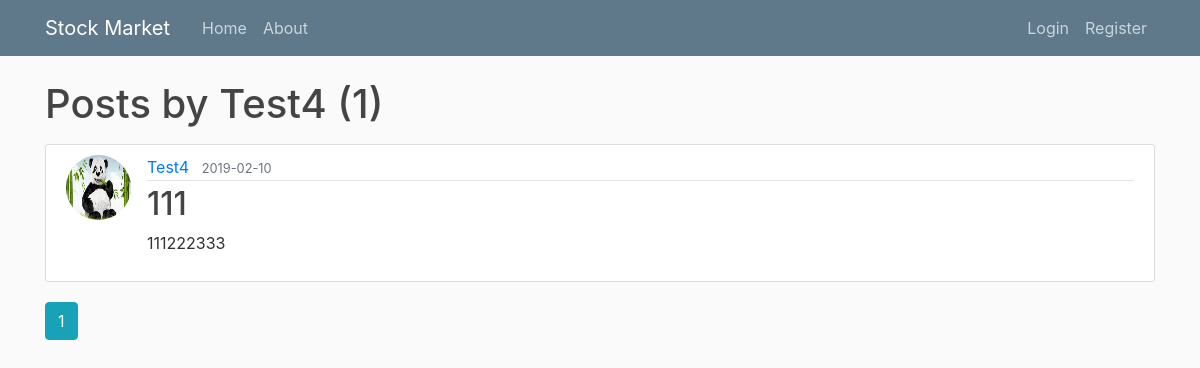
Before: /user/Test4 with the older database file.
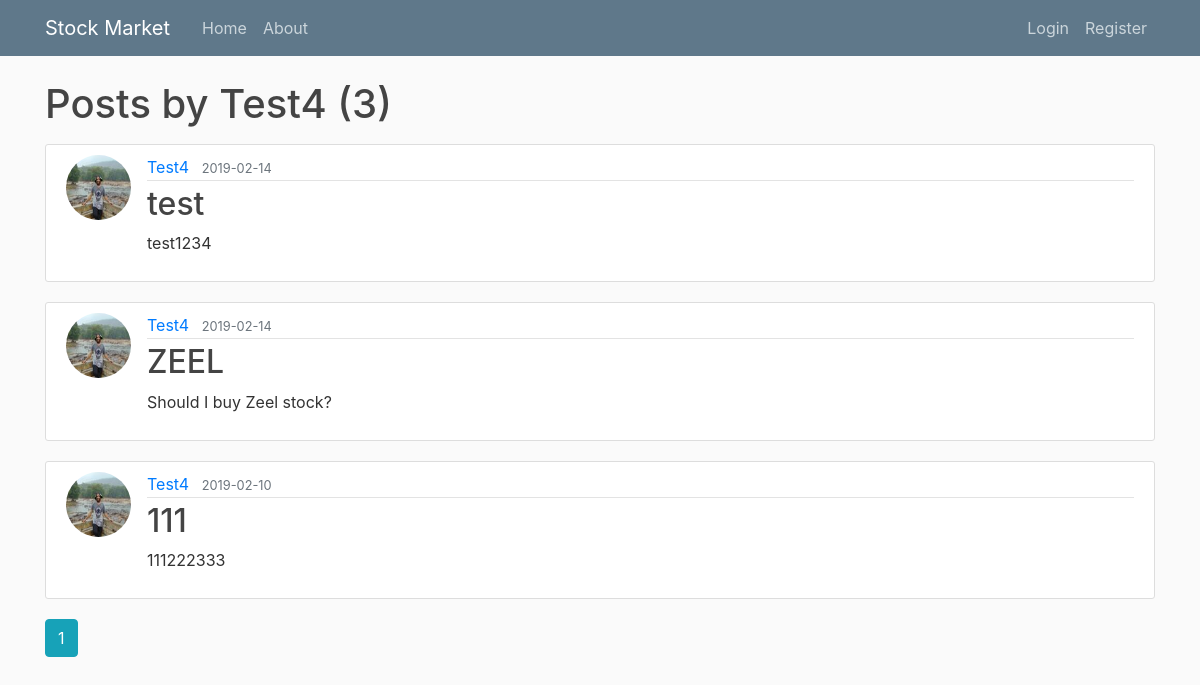
After: the same page with the newer database file.
### flaskblog/models.py (models this page shows, shortened)
class User(db.Model, UserMixin):
    id = db.Column(db.Integer, primary_key=True)
    username = db.Column(db.String(20), unique=True, nullable=False)
    email = db.Column(db.String(120), unique=True, nullable=False)
    image_file = db.Column(db.String(20), nullable=False, default='default.jpg')
    password = db.Column(db.String(60), nullable=False)
    posts = db.relationship('Post', backref='author', lazy=True)
    comments = db.relationship('Comment', backref='childpostauthor', lazy=True)
    liked = db.relationship(
        'PostLike',
        foreign_keys='PostLike.user_id',
        backref='user', lazy='dynamic')

class Post(db.Model):
    id = db.Column(db.Integer, primary_key=True)
    title = db.Column(db.String(100), nullable=False)
    date_posted = db.Column(db.DateTime, nullable=False, default=datetime.utcnow)
    content = db.Column(db.Text, nullable=False)
    likes = db.relationship('PostLike', backref='post', lazy='dynamic')
    user_id = db.Column(db.Integer, db.ForeignKey('user.id'), nullable=False)

### flaskblog/users/routes.py (the view)
@users.route("/user/<string:username>")
def user_posts(username):
    page = request.args.get('page', 1, type = int)
    user = User.query.filter_by(username = username).first_or_404()
    posts = Post.query.filter_by(author = user)\
            .order_by(Post.date_posted.desc())\
            .paginate(page = page, per_page = 5)
    return render_template('user_post.html', posts = posts, user = user)

### flaskblog/templates/user_post.html
{% extends "layout.html" %}
{% block content %}
    <h1 class="mb-3">Posts by {{ user.username }} ({{ posts.total }})</h1>
    {% for post in posts.items %}
        <article class="media content-section">
          <img class="rounded-circle article-img" src="{{ url_for('static', filename='profile_pics/' + post.author.image_file) }}">
          <div class="media-body">
            <div class="article-metadata">
              <a class="mr-2" href="{{url_for('users.user_posts', username = post.author.username)}}">{{ post.author.username }}</a>
              <small class="text-muted">{{ post.date_posted.strftime('%Y-%m-%d') }}</small>
            </div>
            <h2><a class="article-title" href="{{ url_for('posts.post', post_id = post.id) }}">{{ post.title }}</a></h2>
            <p class="article-content">{{ post.content }}</p>
          </div>
        </article>
    {% endfor %}
    {% for page_num in posts.iter_pages(left_edge=1, right_edge=1, left_current=1, right_current=2) %}
        {% if page_num %}
          {% if posts.page == page_num %}
            <a class="btn btn-info mb-4" href="{{url_for('users.user_posts', username = user.username, page=page_num)}}">{{ page_num }}</a>
          {% else %}
            <a class="btn btn-outline-info mb-4" href="{{url_for('users.user_posts', username = user.username, page=page_num)}}">{{ page_num }}</a>
          {% endif %}
        {% else %}
          ...
        {% endif %}
    {% endfor %}
{% endblock content %}

### flaskblog/templates/layout.html (shortened to what this page needs)
<html>
<head>
    <link rel="stylesheet" href="https://maxcdn.bootstrapcdn.com/bootstrap/4.0.0/css/bootstrap.min.css"
>
    <link rel="stylesheet" type="text/css" href="{{ url_for('static', filename='main.css')}}">
</head>
<body>
    <header class="site-header">
        <nav class="navbar navbar-expand-md navbar-dark bg-steel fixed-top">
            <div class="container">
                <a class="navbar-brand mr-4" href="/">Stock Market</a>
                <div class="collapse navbar-collapse" id="navbarToggle">
                    <div class="navbar-nav mr-auto">
                        <a class="nav-item nav-link" href="{{ url_for('main.home') }}">Home</a>
                        <a class="nav-item nav-link" href="{{ url_for('main.about') }}">About</a>
                    </div>
                    <div class="navbar-nav">
                        {% if current_user.is_authenticated %}
                        <a class="nav-item nav-link" href="{{ url_for('posts.new_post') }}">New Post</a>
                        <a class="nav-item nav-link" href="{{ url_for('users.account') }}">Account</a>
                        <a class="nav-item nav-link" href="{{ url_for('users.logout') }}">Logout</a>
                        {% else %}
                            <a class="nav-item nav-link" href="{{ url_for('users.login') }}">Login</a>
                            <a class="nav-item nav-link" href="{{ url_for('users.register') }}">Register</a>
                        {% endif %}
                    </div>
                </div>
            </div>
        </nav>
    </header>
    <main role="main" class="container">
        <div class="row">
            <div class="col-md-12">
                {% block content %}{% endblock %}
            </div>
        </div>
    </main>
</body>
</html>

### flaskblog/static/main.css (style rules this page uses)
body { background: #fafafa; color: #333333; margin-top: 5rem; }
h1, h2, h3, h4, h5, h6 { color: #444444; }
.bg-steel { background-color: #5f788a; }
.site-header .navbar-nav .nav-link { color: #cbd5db; }
.content-section { background: #ffffff; padding: 10px 20px; border: 1px solid #dddddd; border-radius: 3px; margin-bottom: 20px; }
.article-title { color: #444444; }
.article-content { white-space: pre-line; }
.article-img { height: 65px; width: 65px; margin-right: 16px; }
.article-metadata { padding-bottom: 1px; margin-bottom: 4px; border-bottom: 1px solid #e3e3e3 }

Changed rows visible on the page:
added Post: image_file (picture), author.username "Test4", date_posted "2019-02-14", title "test", content "test1234"
added Post: image_file (picture), author.username "Test4", date_posted "2019-02-14", title "ZEEL", content "Should I buy Zeel stock?"
changed through a linked row, Post (number 3 of 3 on the later page): image_file: picture added in place of a placeholder
Other visible differences:
{{ posts.total }}: "1" → "3"
